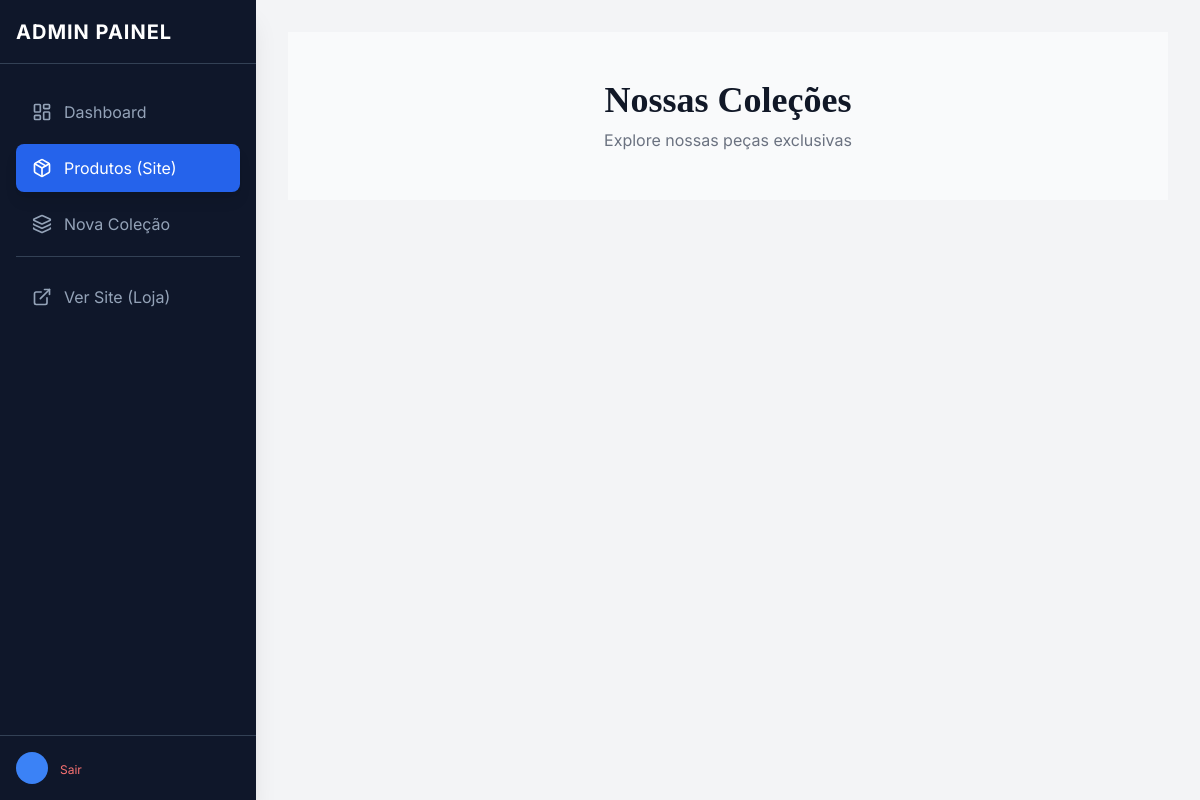
/produtos/, run on an earlier commit of the app's database.
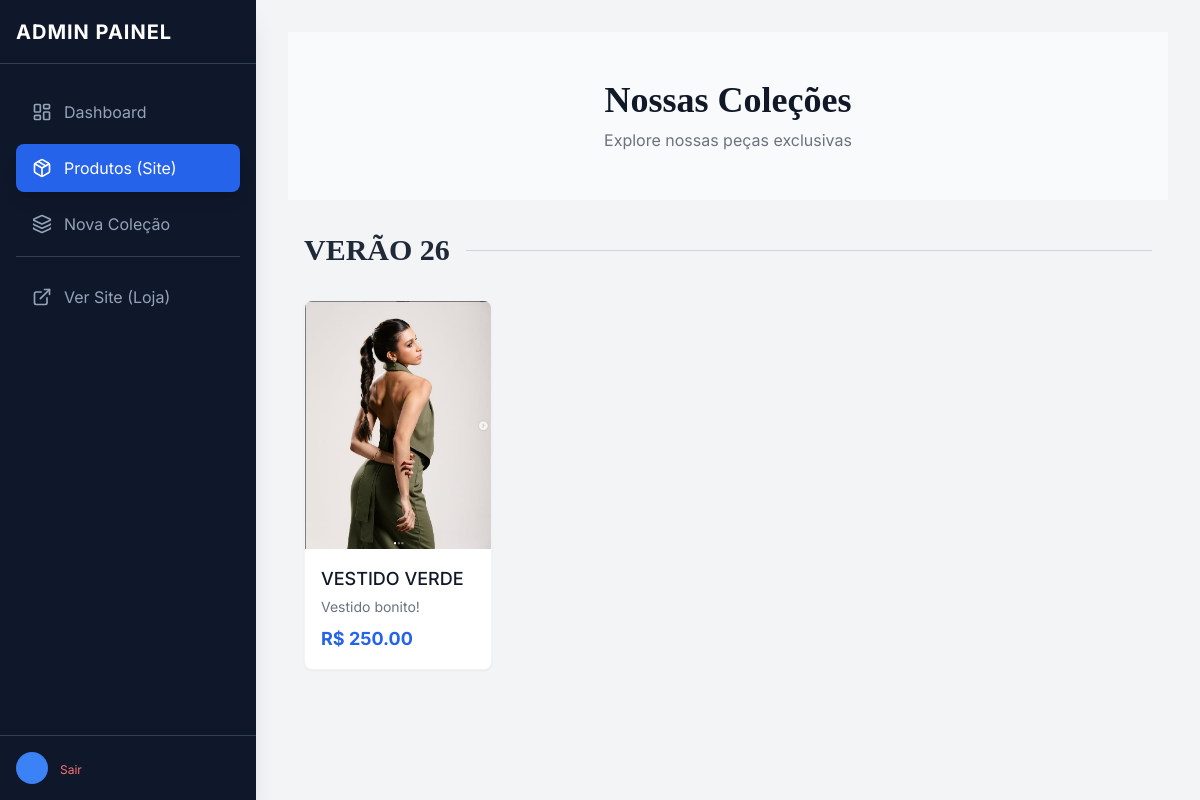
And on a later commit of the database.
### loja/models.py (models this page shows, shortened)
class Colecao(models.Model):
    nome = models.CharField(max_length=100)
    imagem_capa = models.ImageField(upload_to='colecoes/')
    ativa = models.BooleanField(default=True)

class Produto(models.Model):
    colecao = models.ForeignKey(Colecao, on_delete=models.CASCADE, related_name='produtos')
    nome = models.CharField(max_length=200)
    preco = models.DecimalField(max_digits=10, decimal_places=2)
    foto_principal = models.ImageField(upload_to='produtos/')
    descricao = models.TextField(blank=True, null=True)
    ativo = models.BooleanField(default=True)
    tamanhos = models.ManyToManyField(Tamanho, blank=True, related_name='produtos')

### loja/views.py (the view)
# urls.py: path('produtos/', lista_produtos, name='lista_produtos'),
def lista_produtos(request):
    colecoes = Colecao.objects.prefetch_related('produtos').all()
    return render(request, 'loja/produtos.html', {'colecoes': colecoes})

### loja/templates/loja/produtos.html (shortened to what this page needs)
{% extends 'loja/admin_base.html' %}
{% block content %}
<div class="bg-gray-50 py-12 text-center">
    <h1 class="text-4xl font-bold text-gray-900" style="font-family: 'Playfair Display', serif;">Nossas Coleções</h1>
    <p class="text-gray-500 mt-2">Explore nossas peças exclusivas</p>
</div>
<div class="max-w-7xl mx-auto px-4 py-8">
    {% for colecao in colecoes %}
        {% if colecao.produtos.exists %}
        <div class="mb-16">
            <div class="flex items-center gap-4 mb-8">
                <h2 class="text-3xl font-bold text-gray-800" style="font-family: 'Playfair Display', serif;">
                    {{ colecao.nome }}
                </h2>
                <div class="h-px bg-gray-300 flex-1"></div> </div>
            <div class="grid grid-cols-1 sm:grid-cols-2 md:grid-cols-3 lg:grid-cols-4 gap-8">
                {% for produto in colecao.produtos.all %}
                    {% if produto.ativo %}
                    <div class="group">
                        <div class="relative overflow-hidden rounded-lg shadow-sm border border-gray-100 bg-white">
                            <a href="{% url 'produto_detail' produto.id %}">
                                <div class="aspect-[3/4] overflow-hidden bg-gray-200">
                                    {% if produto.foto_principal %}
                                        <img src="{{ produto.foto_principal.url }}"
                                             class="h-full w-full object-cover object-center group-hover:scale-105 transition-transform duration-500"
                                             alt="{{ produto.nome }}">
                                    {% else %}
                                        <div class="h-full w-full flex items-center justify-center text-gray-400 bg-gray-100">
                                            Sem foto
                                        </div>
                                    {% endif %}
                                </div>
                            </a>
                            <div class="p-4">
                                <h3 class="text-lg font-medium text-gray-900">
                                    <a href="{% url 'produto_detail' produto.id %}">
                                        {{ produto.nome }}
                                    </a>
                                </h3>
                                <p class="mt-1 text-sm text-gray-500 line-clamp-2">
                                    {{ produto.descricao }}
                                </p>
                                <p class="mt-2 text-lg font-bold text-blue-600">
                                    R$ {{ produto.preco }}
                                </p>
                            </div>
                        </div>
                    </div>
                    {% endif %}
                {% endfor %}
            </div>
        </div>
        {% endif %}
    {% empty %}
        <div class="text-center py-20">
            <p class="text-gray-500 text-xl">Nenhuma coleção cadastrada no momento.</p>
        </div>
    {% endfor %}
</div>
{% endblock %}

What changed in the data, as far as the page shows it:
now on this page (row unchanged): Colecao: nome "VERÃO 26"
added Produto: foto_principal (picture), nome "VESTIDO VERDE", descricao "Vestido bonito!", preco "250.00"
